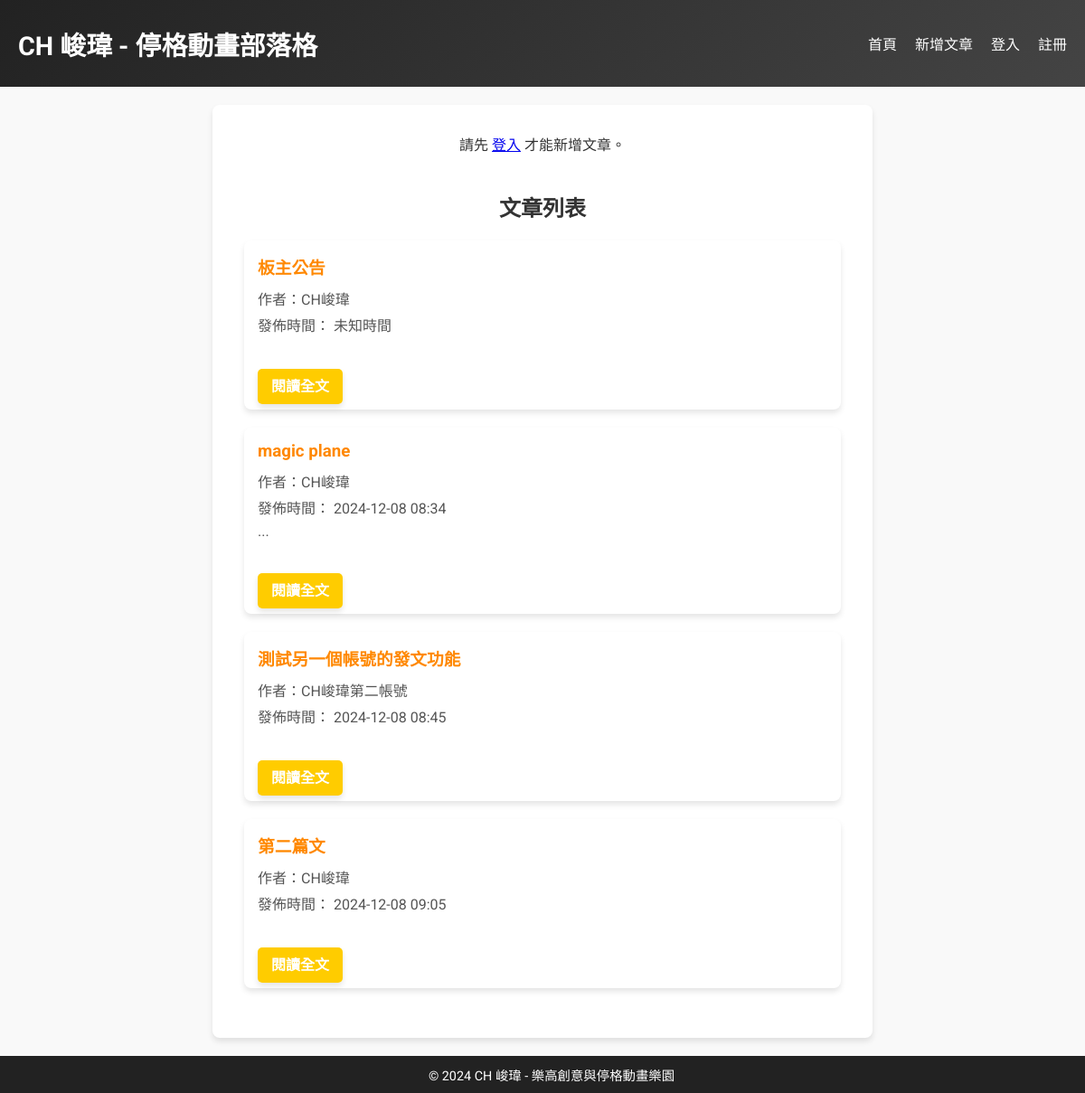
The page / on the database its author committed.
### app.py (models this page shows, shortened)
class Article(db.Model):
    id = db.Column(db.Integer, primary_key=True)
    title = db.Column(db.String(100), nullable=False)
    author_id = db.Column(db.Integer, db.ForeignKey('user.id'), nullable=False)
    content = db.Column(db.Text, nullable=False)
    created_at = db.Column(db.DateTime, default=datetime.utcnow, nullable=False)

class User(UserMixin, db.Model):
    id = db.Column(db.Integer, primary_key=True)
    username = db.Column(db.String(100), unique=True, nullable=False)
    password = db.Column(db.String(200), nullable=False)
    articles = db.relationship('Article', backref='author', lazy=True)

### app.py (the view)
@app.route('/')
def index():
    articles = Article.query.all()
    return render_template('index.html', articles=articles)

### templates/index.html
{% extends 'base.html' %}
{% block content %}
<div class="new-post">
    {% if current_user.is_authenticated %}
        <a href="{{ url_for('new_article') }}" class="btn">新增文章</a>
    {% else %}
        <p>請先 <a href="{{ url_for('login') }}">登入</a> 才能新增文章。</p>
    {% endif %}
</div>
<div class="article-list">
    <h2>文章列表</h2>
    {% if articles %}
        {% for article in articles %}
            <div class="article-card">
                <h3>{{ article.title }}</h3>
                <p>作者：{{ article.author.username }}</p>
                <p class="timestamp">發佈時間：
                    {% if article.created_at %}
                        {{ article.created_at.strftime('%Y-%m-%d %H:%M') }}
                    {% else %}
                        未知時間
                    {% endif %}
                </p>
                <p>{{ article.preview }}{% if article.content|length > 100 %}...{% endif %}</p>
                <br></br>
                <a href="{{ url_for('article', id=article.id) }}" class="btn">閱讀全文</a>
            </div>
        {% endfor %}
    {% else %}
        <p>目前沒有任何文章。</p>
        {% if current_user.is_authenticated %}
            <p>還沒發表任何文章，<a href="{{ url_for('new_article') }}">立即新增一篇</a>！</p>
        {% endif %}
    {% endif %}
</div>
{% endblock %}

### templates/base.html (shortened to what this page needs)
<!DOCTYPE html>
<html lang="zh-TW">
<head>
    <link rel="stylesheet" href="{{ url_for('static', filename='style.css') }}">
</head>
<body>
    <header>
        <nav>
            <a href="{{ url_for('index') }}" class="site-name">CH 峻瑋 - 停格動畫部落格</a>
            <ul>
                <li><a href="{{ url_for('index') }}">首頁</a></li>
                <li><a href="{{ url_for('new_article') }}">新增文章</a></li>
                {% if current_user.is_authenticated %}
                    <li><a href="{{ url_for('logout') }}">登出</a></li>
                {% else %}
                    <li><a href="{{ url_for('login') }}">登入</a></li>
                    <li><a href="{{ url_for('register') }}">註冊</a></li>
                {% endif %}
            </ul>
        </nav>
    </header>
    <div class="container">
        {% block content %}{% endblock %}
    </div>
    <footer>
        <p>&copy; 2024 CH 峻瑋 - 樂高創意與停格動畫樂園</p>
    </footer>
</body>
</html>

### static/style.css (style rules this page uses)
body { font-family: 'Roboto', sans-serif; margin: 0; padding: 0; background-color: #f9f9f9; color: #333; }
h1, h2, h3 { margin: 0; color: #333; }
header { background: linear-gradient(135deg, #222, #444); color: white; padding: 20px; text-align: center; }
header .site-name { font-size: 1.8em; font-weight: bold; color: white; text-decoration: none; margin-right: 20px; }
header nav { display: flex; justify-content: space-between; align-items: center; }
header nav ul { display: flex; list-style: none; padding: 0; }
header nav ul li { margin-left: 20px; }
header nav ul li a { color: white; text-decoration: none; font-size: 1em; }
.container { max-width: 700px; margin: 20px auto; padding: 15px; background: #fff; border-radius: 8px; box-shadow: 0 4px 6px rgba(0, 0, 0, 0.1); }
.btn, form button { padding: 10px 15px; color: #fff; background-color: #ffcc00; text-decoration: none; font-weight: bold; border-radius: 5px; transition: background-color 0.3s ease; box-shadow: 0 4px 6px rgba(0, 0, 0, 0.1); }
.new-post { text-align: center; margin-bottom: 20px; }
.article-list { padding: 20px; }
.article-list h2 { text-align: center; margin-bottom: 20px; color: #333; }
.article-card { background: #fff; margin: 20px 0; padding: 15px; border-radius: 8px; box-shadow: 0 4px 6px rgba(0, 0, 0, 0.1); }
.article-card h3 { margin: 0 0 10px; color: #ff8800; }
.article-card p { color: #555; margin: 5px 0; }
footer { background-color: #222; color: white; text-align: center; padding: 10px; position: relative; bottom: 0; width: 100%; }
footer p { margin: 0; font-size: 0.9em; }

### rows shown on the page
Article: title "板主公告", author.username "CH峻瑋", shows "未知時間"
Article: title "magic plane", author.username "CH峻瑋", created_at "2024-12-08 08:34"
Article: title "測試另一個帳號的發文功能", author.username "CH峻瑋第二帳號", created_at "2024-12-08 08:45"
Article: title "第二篇文", author.username "CH峻瑋", created_at "2024-12-08 09:05"
